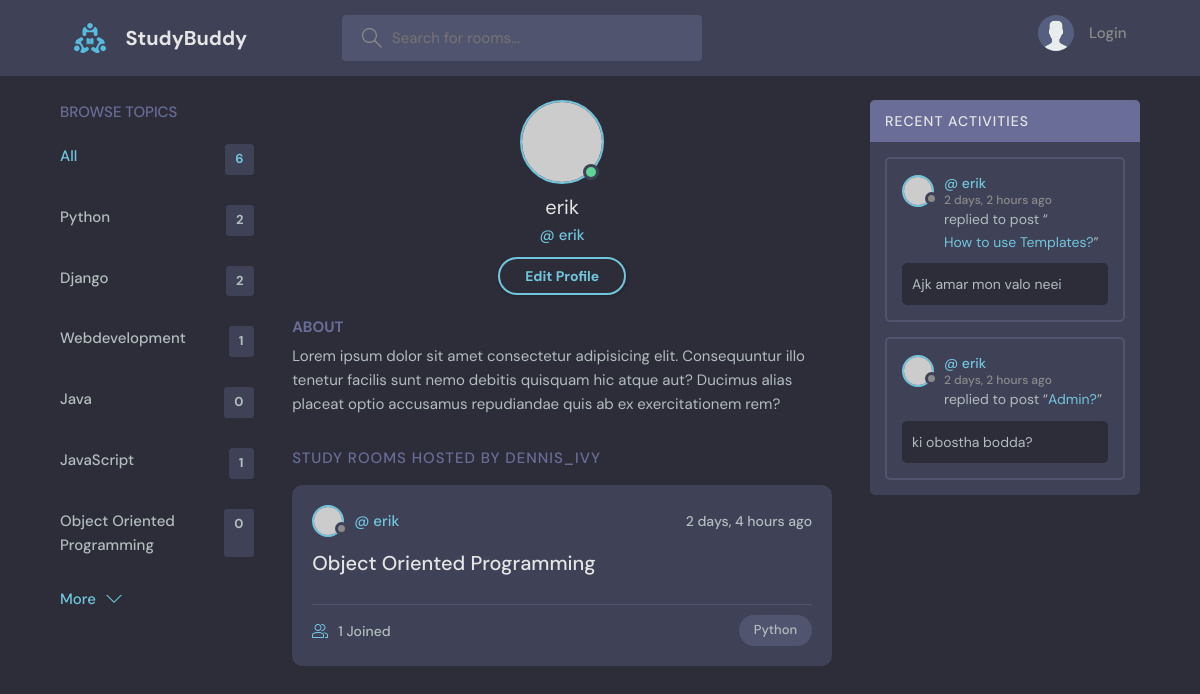
Screenshot of /profile/3/ with the database file from the repository.
### base/models.py (models this page shows, shortened)
class Topic(models.Model):
    name = models.CharField(max_length=200)

class Room(models.Model):
    host = models.ForeignKey(User, on_delete=models.SET_NULL,null=True)
    topic = models.ForeignKey(Topic, on_delete=models.SET_NULL,null=True)
    name = models.CharField(max_length=200)
    description = models.TextField(null=True, blank=True)
    participants=models.ManyToManyField(User,related_name='participants',blank=True)
    updated = models.DateTimeField(auto_now=True)  # auto_now updates everytime it got updated
    created = models.DateTimeField(auto_now_add=True)  # auto_mow_add only update once while updating
    class Meta:
        ordering = ['-updated','-created']

class Message(models.Model):
    user = models.ForeignKey(User, on_delete=models.CASCADE)
    room = models.ForeignKey(Room, on_delete=models.CASCADE)
    body = models.TextField()
    updated = models.DateTimeField(auto_now=True)
    created = models.DateTimeField(auto_now_add=True)
    class Meta:
        ordering = ['-updated','-created']

### base/views.py (the view)
# urls.py: path('profile/<str:pk>/', views.userProfile, name='user-profile'),
def userProfile(request,pk):
    user = User.objects.get(id=pk)
    rooms = user.room_set.all()
    room_messages = user.message_set.all()
    topics = Topic.objects.all()
    context = {'user': user,'rooms':rooms, 'room_messages':room_messages,'topics':topics}
    return render(request,'base/profile.html',context)

### base/templates/base/profile.html
{% extends 'main.html' %}
{% block content %}
  <main class="profile-page layout layout--3">
    <div class="container">
           {% include 'base/topics_component.html' %}
      <div class="roomList">
        <div class="profile">
          <div class="profile__avatar">
            <div class="avatar avatar--large active">
              <img src="https://randomuser.me/api/portraits/men/11.jpg" />
            </div>
          </div>
          <div class="profile__info">
            <h3>{{user.username}}</h3>
            <p>@ {{user.username}}</p>
            <a href="edit-user.html" class="btn btn--main btn--pill">Edit Profile</a>
          </div>
          <div class="profile__about">
            <h3>About</h3>
            <p>
              Lorem ipsum dolor sit amet consectetur adipisicing elit. Consequuntur illo tenetur
              facilis sunt nemo debitis quisquam hic atque aut? Ducimus alias placeat optio
              accusamus repudiandae quis ab ex exercitationem rem?
            </p>
          </div>
        </div>
        <div class="roomList__header">
          <div>
            <h2>Study Rooms Hosted by dennis_ivy</a>
            </h2>
          </div>
        </div>
           {% include 'base/feed_component.html' %}
      </div>
        {% include 'base/activity_component.html' %}
    </div>
  </main>
{%endblock content%}

### base/templates/base/topics_component.html
 <div class="topics">
          <div class="topics__header">
            <h2>Browse Topics</h2>
          </div>
          <ul class="topics__list">
            <li>
              <a href="{%url 'home' %}" class="active">All <span>{{topics.count}}</span></a>
            </li>
              {% for topic in topics %}
            <li>
              <a href="{% url 'home'%}?q={{topic.name}}">{{topic.name}} <span>{{topic.room_set.all.count}}</span></a>
            </li>
                 {% endfor %}
          </ul>
          <a class="btn btn--link" href="topics.html">
            More
            <svg version="1.1" xmlns="http://www.w3.org/2000/svg" width="32" height="32" viewBox="0 0 32 32">
              <title>chevron-down</title>
              <path d="M16 21l-13-13h-3l16 16 16-16h-3l-13 13z"></path>
            </svg>
          </a>
        </div>

### base/templates/base/feed_component.html (shortened to what this page needs)
    {% for room in rooms%}
     <div class="roomListRoom">
                <div class="roomListRoom__header">
                  <a href="{% url 'user-profile' room.host.id %}" class="roomListRoom__author">
                    <div class="avatar avatar--small">
                      <img src="https://randomuser.me/api/portraits/women/11.jpg" />
                    </div>
                    <span>@ {{room.host.username}}</span>
                  </a>
                  <div class="roomListRoom__actions">
                    <span>{{room.created|timesince}} ago </span>
                  </div>
                </div>
                <div class="roomListRoom__content">
                  <a href="{%url 'room' room.id %}">{{room.name}}</a>
                </div>
                <div class="roomListRoom__meta">
                  <a href="{%url 'room' room.id %}" class="roomListRoom__joined">
                    {{room.participants.all.count}} Joined
                  </a>
                  <p class="roomListRoom__topic">{{room.topic.name}}</p>
                </div>
              </div>
    {% endfor %}

### base/templates/base/activity_component.html (shortened to what this page needs)
        <div class="activities">
          <div class="activities__header">
            <h2>Recent Activities</h2>
          </div>
            {% for message in room_messages %}
          <div class="activities__box">
            <div class="activities__boxHeader roomListRoom__header">
              <a href="{% url 'user-profile' message.user.id %}" class="roomListRoom__author">
                <div class="avatar avatar--small">
                  <img src="https://randomuser.me/api/portraits/women/11.jpg" />
                </div>
                <p>
                  @ {{message.user}}
                  <span>{{message.created| timesince}} ago</span>
                </p>
              </a>
            </div>
            <div class="activities__boxContent">
              <p>replied to post “<a href="{%url 'room' message.room.id %}">{{message.room.name}}</a>”</p>
              <div class="activities__boxRoomContent">
                {{message.body}}
              </div>
            </div>
          </div>
            {% endfor%}
        </div>

### rows the page displays
Topic: name "Python", room_set.all.count "2"
Topic: name "Django", room_set.all.count "2"
Topic: name "Webdevelopment", room_set.all.count "1"
Topic: name "Java", room_set.all.count "0"
Topic: name "JavaScript", room_set.all.count "1"
Topic: name "Object Oriented Programming", room_set.all.count "0"
Room: host.username "erik", created "2 days, 4 hours", name "Object Oriented Programming", participants.all.count "1", topic.name "Python"
Message: user "erik", created "2 days, 2 hours", room.name "How to use Templates?", body "Ajk amar mon valo neei"
Message: user "erik", created "2 days, 2 hours", room.name "Admin?", body "ki obostha bodda?"

### other values shown
{{ topics.count }} "6"
{{ user.username }} "erik"
